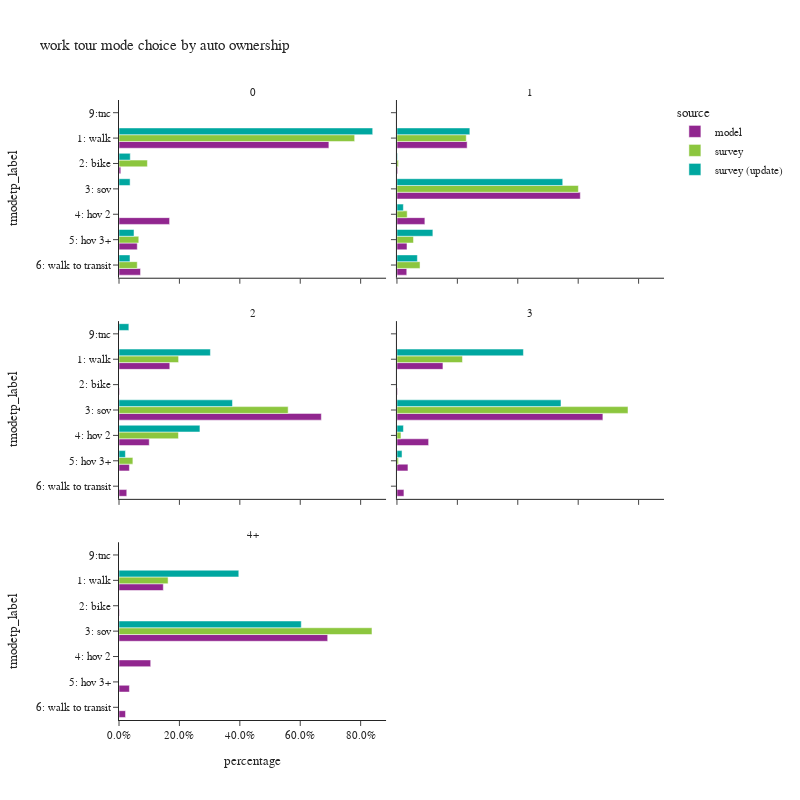

Source (notebook cell):
### Code cell
plot_mode_choice(wk_base_subtour.loc[wk_base_subtour['auto_ownership_4+']!="-1"],"auto_ownership_4+",
                 {"auto_ownership_4+":["0","1","2","3","4+"],
                  "tmodetp_label":["1: walk","2: bike","3: sov","4: hov 2","5: hov 3+","6: walk to transit",
                                   "7: park-and-ride","8: school bus","9: other–survey only"]},
                 "auto ownership",2,800)

### Figure 1 — Plotly figure (JSON) as saved in the notebook; plotly's stock layout.template omitted (floating-point values rounded to 4 significant figures)
{"data": [{"alignmentgroup": "True", "customdata": [[12843], [110], [3096], [1118], [1317]], "hovertemplate": "source=model<br>auto_ownership_4+=0<br>percentage=%{x}<br>tmodetp_label=%{y}<br>sample count=%{customdata[0]}<extra></extra>", "legendgroup": "model", "marker": {"color": "#91268F", "pattern": {"shape": ""}}, "name": "model", "offsetgroup": "model", "orientation": "h", "showlegend": true, "textposition": "auto", "type": "bar", "x": [0.6948, 0.005951, 0.1675, 0.06048, 0.07125], "xaxis": "x5", "y": ["1: walk", "2: bike", "4: hov 2", "5: hov 3+", "6: walk to transit"], "yaxis": "y5"}, {"alignmentgroup": "True", "customdata": [[25664], [272], [67051], [10210], [3673], [3588], [1]], "hovertemplate": "source=model<br>auto_ownership_4+=1<br>percentage=%{x}<br>tmodetp_label=%{y}<br>sample count=%{customdata[0]}<extra></extra>", "legendgroup": "model", "marker": {"color": "#91268F", "pattern": {"shape": ""}}, "name": "model", "offsetgroup": "model", "orientation": "h", "showlegend": false, "textposition": "auto", "type": "bar", "x": [0.2323, 0.002462, 0.607, 0.09243, 0.03325, 0.03248, 9.053e-06], "xaxis": "x6", "y": ["1: walk", "2: bike", "3: sov", "4: hov 2", "5: hov 3+", "6: walk to transit", "9:tnc"], "yaxis": "y6"}, {"alignmentgroup": "True", "customdata": [[29388], [301], [117089], [17498], [6022], [4493]], "hovertemplate": "source=model<br>auto_ownership_4+=2<br>percentage=%{x}<br>tmodetp_label=%{y}<br>sample count=%{customdata[0]}<extra></extra>", "legendgroup": "model", "marker": {"color": "#91268F", "pattern": {"shape": ""}}, "name": "model", "offsetgroup": "model", "orientation": "h", "showlegend": false, "textposition": "auto", "type": "bar", "x": [0.1681, 0.001722, 0.6699, 0.1001, 0.03445, 0.0257], "xaxis": "x3", "y": ["1: walk", "2: bike", "3: sov", "4: hov 2", "5: hov 3+", "6: walk to transit"], "yaxis": "y3"}, {"alignmentgroup": "True", "customdata": [[13009], [135], [58249], [8958], [3112], [1975], [1]], "hovertemplate": "source=model<br>auto_ownership_4+=3<br>percentage=%{x}<br>tmodetp_label=%{y}<br>sample count=%{customdata[0]}<extra></extra>", "legendgroup": "model", "marker": {"color": "#91268F", "pattern": {"shape": ""}}, "name": "model", "offsetgroup": "model", "orientation": "h", "showlegend": false, "textposition": "auto", "type": "bar", "x": [0.1523, 0.00158, 0.6818, 0.1048, 0.03642, 0.02312, 1.17e-05], "xaxis": "x4", "y": ["1: walk", "2: bike", "3: sov", "4: hov 2", "5: hov 3+", "6: walk to transit", "9:tnc"], "yaxis": "y4"}, {"alignmentgroup": "True", "customdata": [[9088], [87], [42799], [6504], [2135], [1337]], "hovertemplate": "source=model<br>auto_ownership_4+=4+<br>percentage=%{x}<br>tmodetp_label=%{y}<br>sample count=%{customdata[0]}<extra></extra>", "legendgroup": "model", "marker": {"color": "#91268F", "pattern": {"shape": ""}}, "name": "model", "offsetgroup": "model", "orientation": "h", "showlegend": false, "textposition": "auto", "type": "bar", "x": [0.1467, 0.001404, 0.6909, 0.105, 0.03446, 0.02158], "xaxis": "x", "y": ["1: walk", "2: bike", "3: sov", "4: hov 2", "5: hov 3+", "6: walk to transit"], "yaxis": "y"}, {"alignmentgroup": "True", "customdata": [[13], [2], [1], [3]], "hovertemplate": "source=survey<br>auto_ownership_4+=0<br>percentage=%{x}<br>tmodetp_label=%{y}<br>sample count=%{customdata[0]}<extra></extra>", "legendgroup": "survey", "marker": {"color": "#8CC63E", "pattern": {"shape": ""}}, "name": "survey", "offsetgroup": "survey", "orientation": "h", "showlegend": true, "textposition": "auto", "type": "bar", "x": [0.7802, 0.09401, 0.06546, 0.06034], "xaxis": "x5", "y": ["1: walk", "2: bike", "5: hov 3+", "6: walk to transit"], "yaxis": "y5"}, {"alignmentgroup": "True", "customdata": [[43], [2], [26], [6], [8], [1]], "hovertemplate": "source=survey<br>auto_ownership_4+=1<br>percentage=%{x}<br>tmodetp_label=%{y}<br>sample count=%{customdata[0]}<extra></extra>", "legendgroup": "survey", "marker": {"color": "#8CC63E", "pattern": {"shape": ""}}, "name": "survey", "offsetgroup": "survey", "orientation": "h", "showlegend": false, "textposition": "auto", "type": "bar", "x": [0.2294, 0.004849, 0.6006, 0.03386, 0.05479, 0.07642], "xaxis": "x6", "y": ["1: walk", "2: bike", "3: sov", "4: hov 2", "5: hov 3+", "6: walk to transit"], "yaxis": "y6"}, {"alignmentgroup": "True", "customdata": [[12], [23], [2], [2]], "hovertemplate": "source=survey<br>auto_ownership_4+=2<br>percentage=%{x}<br>tmodetp_label=%{y}<br>sample count=%{customdata[0]}<extra></extra>", "legendgroup": "survey", "marker": {"color": "#8CC63E", "pattern": {"shape": ""}}, "name": "survey", "offsetgroup": "survey", "orientation": "h", "showlegend": false, "textposition": "auto", "type": "bar", "x": [0.1973, 0.5599, 0.1968, 0.04596], "xaxis": "x3", "y": ["1: walk", "3: sov", "4: hov 2", "5: hov 3+"], "yaxis": "y3"}, {"alignmentgroup": "True", "customdata": [[3], [12], [1], [1]], "hovertemplate": "source=survey<br>auto_ownership_4+=3<br>percentage=%{x}<br>tmodetp_label=%{y}<br>sample count=%{customdata[0]}<extra></extra>", "legendgroup": "survey", "marker": {"color": "#8CC63E", "pattern": {"shape": ""}}, "name": "survey", "offsetgroup": "survey", "orientation": "h", "showlegend": false, "textposition": "auto", "type": "bar", "x": [0.2169, 0.7649, 0.01326, 0.004911], "xaxis": "x4", "y": ["1: walk", "3: sov", "4: hov 2", "5: hov 3+"], "yaxis": "y4"}, {"alignmentgroup": "True", "customdata": [[3], [6]], "hovertemplate": "source=survey<br>auto_ownership_4+=4+<br>percentage=%{x}<br>tmodetp_label=%{y}<br>sample count=%{customdata[0]}<extra></extra>", "legendgroup": "survey", "marker": {"color": "#8CC63E", "pattern": {"shape": ""}}, "name": "survey", "offsetgroup": "survey", "orientation": "h", "showlegend": false, "textposition": "auto", "type": "bar", "x": [0.1625, 0.8375], "xaxis": "x", "y": ["1: walk", "3: sov"], "yaxis": "y"}, {"alignmentgroup": "True", "customdata": [[17], [1], [1], [1], [1]], "hovertemplate": "source=survey (update)<br>auto_ownership_4+=0<br>percentage=%{x}<br>tmodetp_label=%{y}<br>sample count=%{customdata[0]}<extra></extra>", "legendgroup": "survey (update)", "marker": {"color": "#00A7A0", "pattern": {"shape": ""}}, "name": "survey (update)", "offsetgroup": "survey (update)", "orientation": "h", "showlegend": true, "textposition": "auto", "type": "bar", "x": [0.8399, 0.03732, 0.03673, 0.04968, 0.03639], "xaxis": "x5", "y": ["1: walk", "2: bike", "3: sov", "5: hov 3+", "6: walk to transit"], "yaxis": "y5"}, {"alignmentgroup": "True", "customdata": [[45], [3], [28], [5], [9], [1]], "hovertemplate": "source=survey (update)<br>auto_ownership_4+=1<br>percentage=%{x}<br>tmodetp_label=%{y}<br>sample count=%{customdata[0]}<extra></extra>", "legendgroup": "survey (update)", "marker": {"color": "#00A7A0", "pattern": {"shape": ""}}, "name": "survey (update)", "offsetgroup": "survey (update)", "orientation": "h", "showlegend": false, "textposition": "auto", "type": "bar", "x": [0.2413, 0.002018, 0.5488, 0.02122, 0.1189, 0.06768], "xaxis": "x6", "y": ["1: walk", "2: bike", "3: sov", "4: hov 2", "5: hov 3+", "6: walk to transit"], "yaxis": "y6"}, {"alignmentgroup": "True", "customdata": [[13], [23], [2], [2], [1]], "hovertemplate": "source=survey (update)<br>auto_ownership_4+=2<br>percentage=%{x}<br>tmodetp_label=%{y}<br>sample count=%{customdata[0]}<extra></extra>", "legendgroup": "survey (update)", "marker": {"color": "#00A7A0", "pattern": {"shape": ""}}, "name": "survey (update)", "offsetgroup": "survey (update)", "orientation": "h", "showlegend": false, "textposition": "auto", "type": "bar", "x": [0.3026, 0.3757, 0.2679, 0.0212, 0.03262], "xaxis": "x3", "y": ["1: walk", "3: sov", "4: hov 2", "5: hov 3+", "9:tnc"], "yaxis": "y3"}, {"alignmentgroup": "True", "customdata": [[3], [10], [1], [1]], "hovertemplate": "source=survey (update)<br>auto_ownership_4+=3<br>percentage=%{x}<br>tmodetp_label=%{y}<br>sample count=%{customdata[0]}<extra></extra>", "legendgroup": "survey (update)", "marker": {"color": "#00A7A0", "pattern": {"shape": ""}}, "name": "survey (update)", "offsetgroup": "survey (update)", "orientation": "h", "showlegend": false, "textposition": "auto", "type": "bar", "x": [0.4187, 0.543, 0.0215, 0.01677], "xaxis": "x4", "y": ["1: walk", "3: sov", "4: hov 2", "5: hov 3+"], "yaxis": "y4"}, {"alignmentgroup": "True", "customdata": [[3], [7]], "hovertemplate": "source=survey (update)<br>auto_ownership_4+=4+<br>percentage=%{x}<br>tmodetp_label=%{y}<br>sample count=%{customdata[0]}<extra></extra>", "legendgroup": "survey (update)", "marker": {"color": "#00A7A0", "pattern": {"shape": ""}}, "name": "survey (update)", "offsetgroup": "survey (update)", "orientation": "h", "showlegend": false, "textposition": "auto", "type": "bar", "x": [0.3966, 0.6034], "xaxis": "x", "y": ["1: walk", "3: sov"], "yaxis": "y"}], "layout": {"annotations": [{"font": {}, "showarrow": false, "text": "4+", "x": 0.245, "xanchor": "center", "xref": "paper", "y": 0.2867, "yanchor": "bottom", "yref": "paper"}, {"font": {}, "showarrow": false, "text": "2", "x": 0.245, "xanchor": "center", "xref": "paper", "y": 0.6433, "yanchor": "bottom", "yref": "paper"}, {"font": {}, "showarrow": false, "text": "3", "x": 0.755, "xanchor": "center", "xref": "paper", "y": 0.6433, "yanchor": "bottom", "yref": "paper"}, {"font": {}, "showarrow": false, "text": "0", "x": 0.245, "xanchor": "center", "xref": "paper", "y": 1.0, "yanchor": "bottom", "yref": "paper"}, {"font": {}, "showarrow": false, "text": "1", "x": 0.755, "xanchor": "center", "xref": "paper", "y": 1.0, "yanchor": "bottom", "yref": "paper"}], "barmode": "group", "height": 800, "legend": {"title": {"text": "source"}, "tracegroupgap": 0}, "title": {"text": "work tour mode choice by auto ownership"}, "width": 800, "xaxis": {"anchor": "y", "domain": [0, 0.49], "tickformat": ".1%", "title": {"text": "percentage"}}, "xaxis2": {"anchor": "y2", "domain": [0.51, 1], "matches": "x", "tickformat": ".1%", "title": {"text": "percentage"}}, "xaxis3": {"anchor": "y3", "domain": [0, 0.49], "matches": "x", "showticklabels": false, "tickformat": ".1%"}, "xaxis4": {"anchor": "y4", "domain": [0.51, 1], "matches": "x", "showticklabels": false, "tickformat": ".1%"}, "xaxis5": {"anchor": "y5", "domain": [0, 0.49], "matches": "x", "showticklabels": false, "tickformat": ".1%"}, "xaxis6": {"anchor": "y6", "domain": [0.51, 1], "matches": "x", "showticklabels": false, "tickformat": ".1%"}, "yaxis": {"anchor": "x", "categoryarray": ["9: other–survey only", "8: school bus", "7: park-and-ride", "6: walk to transit", "5: hov 3+", "4: hov 2", "3: sov", "2: bike", "1: walk"], "categoryorder": "array", "domain": [0, 0.2867], "title": {"text": "tmodetp_label"}}, "yaxis2": {"anchor": "x2", "domain": [0, 0.2867], "matches": "y", "showticklabels": false}, "yaxis3": {"anchor": "x3", "categoryarray": ["9: other–survey only", "8: school bus", "7: park-and-ride", "6: walk to transit", "5: hov 3+", "4: hov 2", "3: sov", "2: bike", "1: walk"], "categoryorder": "array", "domain": [0.3567, 0.6433], "matches": "y", "title": {"text": "tmodetp_label"}}, "yaxis4": {"anchor": "x4", "domain": [0.3567, 0.6433], "matches": "y", "showticklabels": false}, "yaxis5": {"anchor": "x5", "categoryarray": ["9: other–survey only", "8: school bus", "7: park-and-ride", "6: walk to transit", "5: hov 3+", "4: hov 2", "3: sov", "2: bike", "1: walk"], "categoryorder": "array", "domain": [0.7133, 1.0], "matches": "y", "title": {"text": "tmodetp_label"}}, "yaxis6": {"anchor": "x6", "domain": [0.7133, 1.0], "matches": "y", "showticklabels": false}}}
